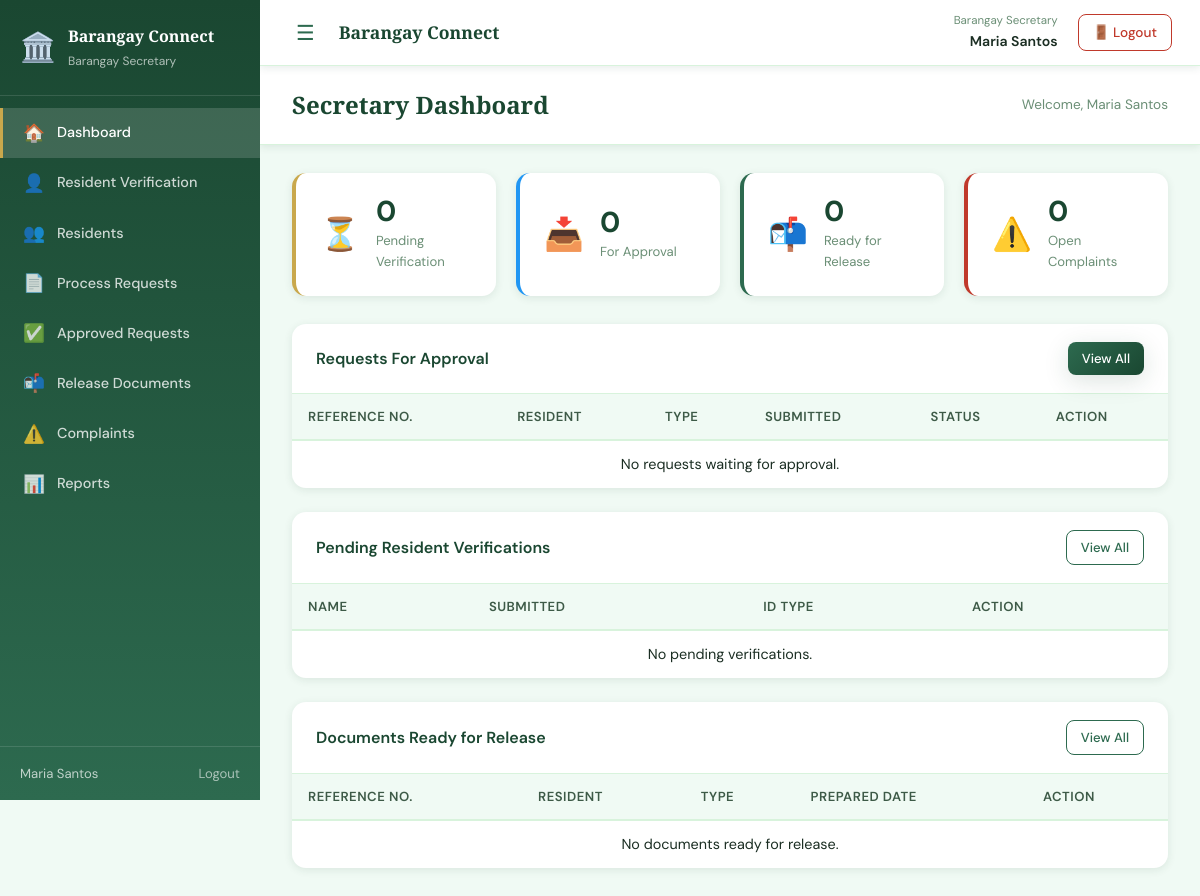
The page /secretary/dashboard.php (signed in) on the database as committed earlier.
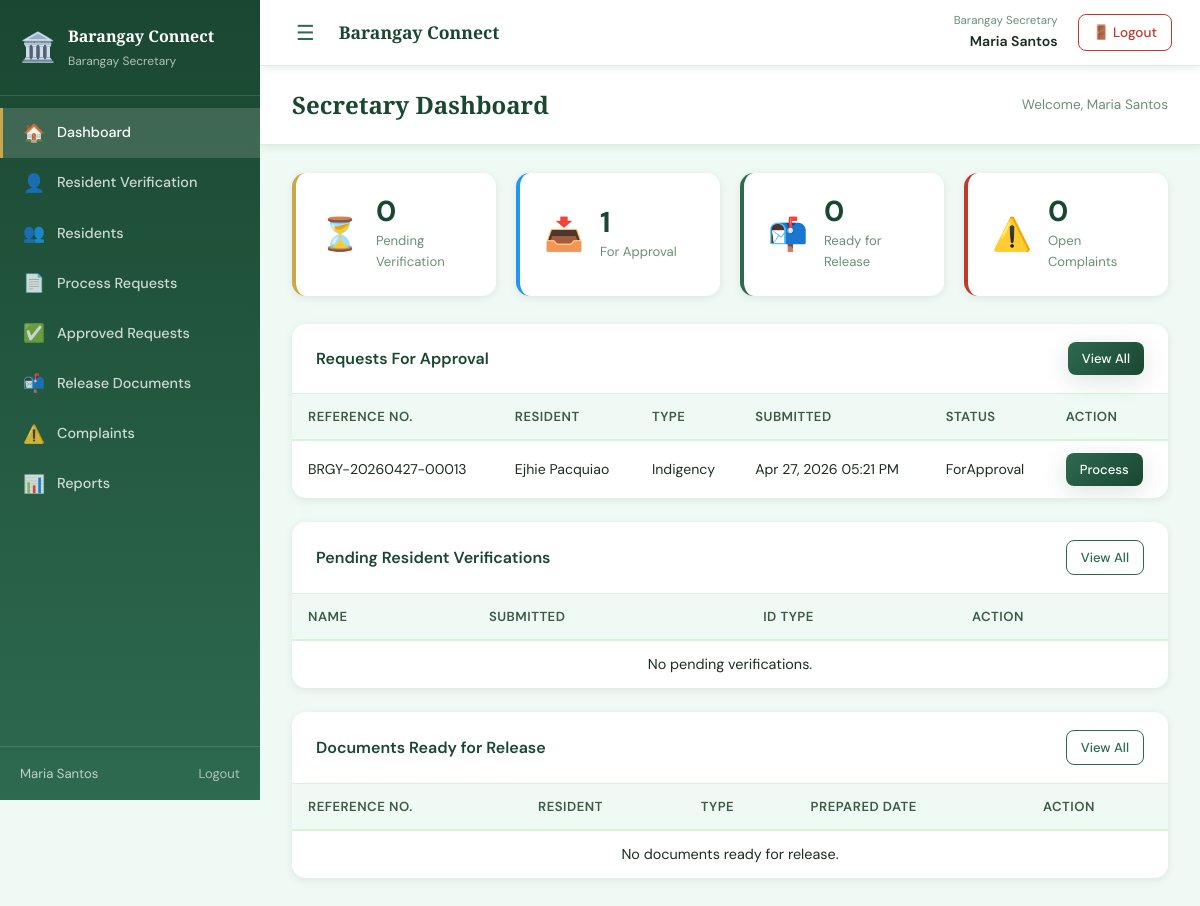
The same page on the database as committed later.
### tables this page shows
CREATE TABLE `servicerequest` (
  `RequestID` int(11) NOT NULL,
  `ReferenceNo` varchar(30) NOT NULL,
  `ResidentID` int(11) NOT NULL,
  `RequestType` enum('Clearance','Indigency','FacilityReservation','Complaint') NOT NULL,
  `Purpose` text DEFAULT NULL,
  `Status` enum('Pending','ForApproval','Approved','Prepared','Released','Rejected','Cancelled') DEFAULT 'Pending',
  `Remarks` text DEFAULT NULL,
  `ProcessedBy` int(11) DEFAULT NULL,
  `ProcessedAt` datetime DEFAULT NULL,
  `ReleasedBy` int(11) DEFAULT NULL,
  `ReleasedAt` datetime DEFAULT NULL,
  `CancelledBy` int(11) DEFAULT NULL,
  `CancelledAt` datetime DEFAULT NULL,
  `CancellationReason` text DEFAULT NULL,
  `CreatedBy` int(11) DEFAULT NULL,
  `CreatedAt` datetime DEFAULT current_timestamp(),
  `UpdatedAt` datetime DEFAULT current_timestamp() ON UPDATE current_timestamp(),
  `SecretaryNote` text DEFAULT NULL,
  `PreparedBy` int(11) DEFAULT NULL,
  `PreparedAt` datetime DEFAULT NULL
);

### secretary/dashboard.php (the view, shortened to what the changed rows need)
<?php
$pdo = get_db();
$forApproval = $pdo->query(
    "SELECT COUNT(*) FROM ServiceRequest WHERE Status = 'ForApproval'"
)->fetchColumn();
$approvalRequests = $pdo->query(
    "SELECT sr.RequestID, sr.ReferenceNo, sr.RequestType, sr.Purpose,
            sr.Status, sr.CreatedAt,
            CONCAT(r.FirstName,' ',r.LastName) AS ResidentName
     FROM ServiceRequest sr
     JOIN Resident r ON sr.ResidentID = r.ResidentID
     WHERE sr.Status = 'ForApproval'
     ORDER BY sr.CreatedAt ASC
     LIMIT 10"
)->fetchAll(PDO::FETCH_ASSOC);
include '../includes/header.php';
?>
<div class="app-layout">
    <?php include '../includes/sidebar.php'; ?>
    <main class="main-content">
        <div class="page-header">
            <h1>Secretary Dashboard</h1>
        </div>
        <div class="page-body">
            <div class="stats-grid">
                <div class="stat-card stat-blue">
                    <div class="stat-info">
                        <span class="stat-value"><?= $forApproval ?></span>
                        <span class="stat-label">For Approval</span>
                    </div>
                </div>
            </div>
            <div class="card">
                <table class="data-table">
                    <thead>
                        <tr>
                            <th>Reference No.</th>
                            <th>Resident</th>
                            <th>Type</th>
                            <th>Submitted</th>
                            <th>Status</th>
                            <th>Action</th>
                        </tr>
                    </thead>
                    <tbody>
                        <?php if (empty($approvalRequests)): ?>
                            <tr>
                                <td colspan="6" class="empty-row">No requests waiting for approval.</td>
                            </tr>
                        <?php else: ?>
                            <?php foreach ($approvalRequests as $req): ?>
                                <tr>
                                    <td><?= htmlspecialchars($req['ReferenceNo']) ?></td>
                                    <td><?= htmlspecialchars($req['ResidentName']) ?></td>
                                    <td><?= htmlspecialchars($req['RequestType']) ?></td>
                                    <td><?= date('M d, Y h:i A', strtotime($req['CreatedAt'])) ?></td>
                                    <td><span class="badge badge-<?= strtolower($req['Status']) ?>"><?= $req['Status'] ?></span></td>
                                    <td><a href="request_processing.php?id=<?= $req['RequestID'] ?>" class="btn btn-small btn-primary">Process</a></td>
                                </tr>
                            <?php endforeach; ?>
                        <?php endif; ?>
                    </tbody>
                </table>
            </div>
            <div class="card">
                <table class="data-table">
                    <thead>
                        <tr>
                            <th>Name</th>
                            <th>Submitted</th>
                            <th>ID Type</th>
                            <th>Action</th>
                        </tr>
                    </thead>
                </table>
            </div>
            <div class="card">
                <table class="data-table">
                    <thead>
                        <tr>
                            <th>Reference No.</th>
                            <th>Resident</th>
                            <th>Type</th>
                            <th>Prepared Date</th>
                            <th>Action</th>
                        </tr>
                    </thead>
                </table>
            </div>
        </div>
    </main>
</div>
<?php include '../includes/footer.php'; ?>

### includes/sidebar.php (shortened to what the changed rows need)
<?php
$role    = $_SESSION['role'] ?? '';
$current = $_SERVER['PHP_SELF'];
function nav_link(string $href, string $icon, string $label, string $current): string
{
    $active = (strpos($current, basename($href)) !== false) ? 'active' : '';
    return "
        <a href=\"$href\" class=\"nav-link $active\">
            <span class=\"nav-icon\">$icon</span>
            $label
        </a>";
}
?>
<aside class="sidebar">
    <nav class="sidebar-nav">
        <?php foreach ($menus[$role] ?? [] as $item): ?>
            <?= nav_link($item['href'], $item['icon'], $item['label'], $current) ?>
        <?php endforeach; ?>
    </nav>
</aside>

Rows that differ between the two databases and show on the page:
added servicerequest: ReferenceNo "BRGY-20260427-00013", ResidentName "Ejhie Pacquiao", RequestType "Indigency", CreatedAt "Apr 27, 2026 05:21 PM", Status "ForApproval"
Other text that changed with them:
$forApproval: "0" → "1"
text no longer shown: "No requests waiting for approval."
